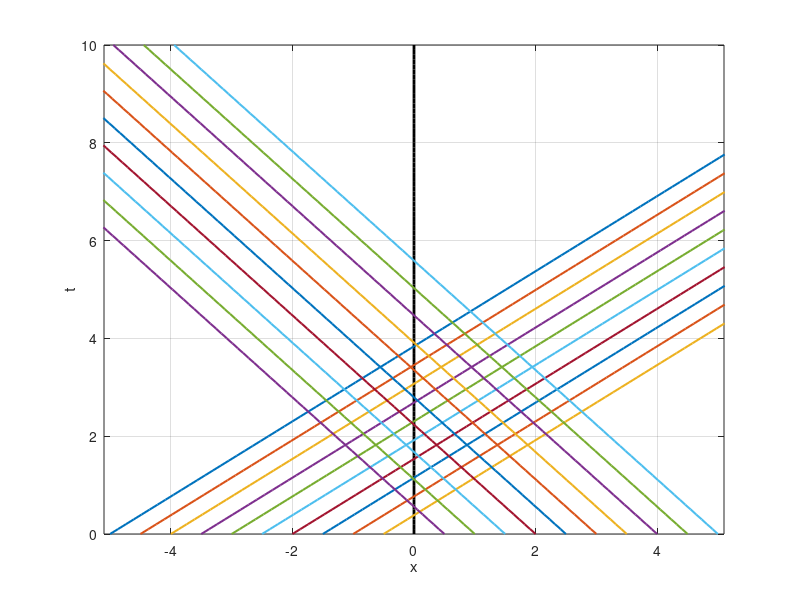

Recreate this plot in MATLAB.
clear; close all;

%% base params

x0 = -5:0.5:5; x0((end+1)/2) = [];
rho_0 = [log(0.1); log(0.9)];

t=linspace(0,10,101);

%% plotting

figure
plot(zeros(1,101),t,'k','LineWidth',2.0)
hold on
for i=1:length(x0)
    if x0(i) < 0
        characteristic = x0(i)*ones(1,length(t)) - (rho_0(1) + 1)*t;
        plot(characteristic,t, 'LineWidth',1.5)
    else
        characteristic = x0(i)*ones(1,length(t)) - (rho_0(2) + 1)*t;
        plot(characteristic,t, 'LineWidth',1.5)
    end
end
grid on
xlim([-5.1 5.1])
xlabel('x')
ylabel('t')


%% prob 2c

clear;

t_prime_eq = @(x) x*(1 + 1.8/pi * atan(x)) + 0.9/pi;
root = fzero(t_prime_eq,0)

t_shock = @(x) (0.5 + (1.8/pi)*atan(x))/((0.9)/(pi*(1+x^2))); t_shock(root)
